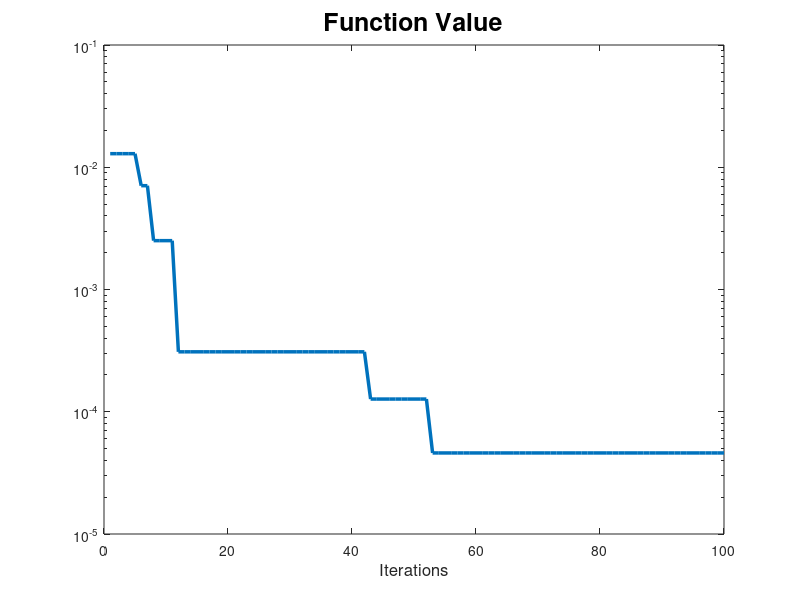
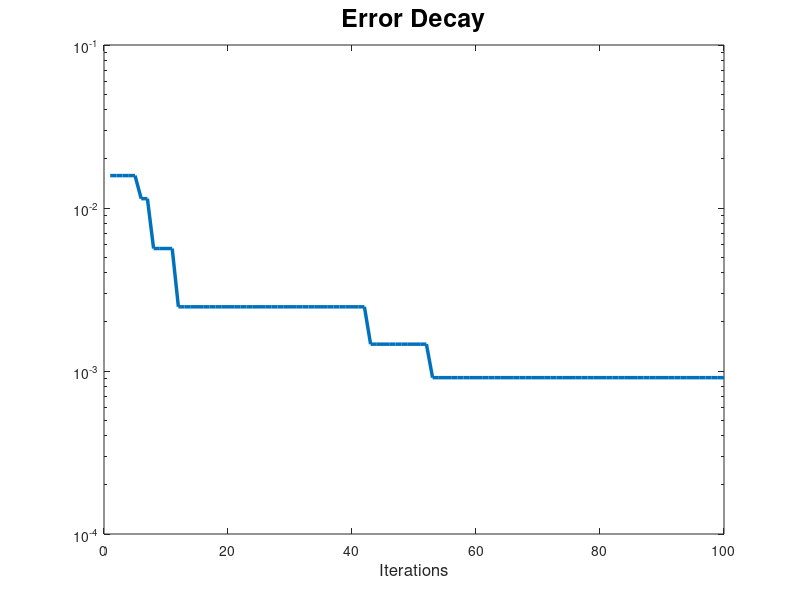

The MATLAB script that drew these images, in order:
clc
clear all
close all

%% Ackley function minimization in dimension d through FA

d = 2;
B = 0;
C = 0;
fr = @(x) sum((x-B).^2 -10*cos(2*pi*(x-B)) +10)/d +C;

%% Parameters

N      = 100;       % Number of agents
niter  = 100;   % between 40 and 100
alpha  = 0.5;        
gamma  = 0.1;   % from 0.01 to 100
beta0  = 1;

% Initial position in [-5,5]
X0 = rand(N,d)*10 -5; 
% Initialize Brightness
I0 = zeros(N,1);
for h=1:N
   I0(h)= fr(X0(h,:));
end

%% Method
X   = X0; 
I   = I0;
BestHist = zeros(niter,d);
tic
for k=1:niter % Stop condition
    for j=1:N
       r2j = sqrt(sum((repmat(X(j,:),N,1)-X).^2,2));
       %X = X + (I(j)<I).*( (beta0*exp(-gamma*r2j)).*(repmat(X(j,:),N,1)-X)+ alpha*randn(N,d));
       X = X + (I(j)<I).*( (beta0*exp(-gamma*r2j)).*(repmat(X(j,:),N,1)-X)+ exp(-k/niter)*alpha*randn(N,d));
       for h=1:N
           I(h)= fr(X(h,:));
       end
    end
    [m,minpos] = min(I);
    BestHist(k,:) = X(minpos,:);
end
toc

%% Grafici 
t=1:niter;
dec = zeros(niter,1);
dis = zeros(niter,1);
for i=1:niter
    dec(i)= fr(BestHist(i,:));
    dis(i)= norm(BestHist(i,:)-B,1);
end

% Grafico del decadimento
figure
semilogy(t,dec,'linewidth',2.5)
title("Function Value",'FontSize',18)
xlabel('Iterations','FontSize',12)

% Grafico della distanza
figure
semilogy(t,dis,'linewidth',2.5)
title("Error Decay",'FontSize',18)
xlabel('Iterations','FontSize',12)



